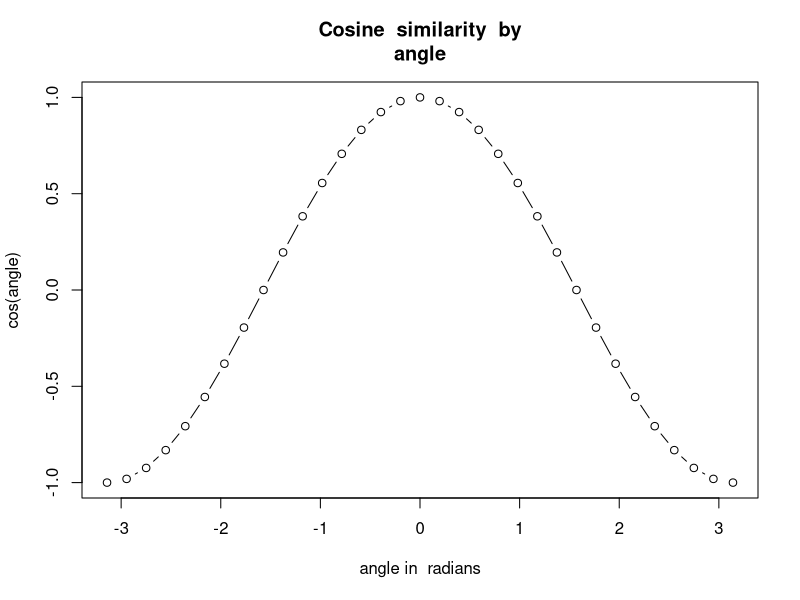

Reproduce this figure in R.
## ---- chunk 1
knitr::opts_chunk$set(echo = TRUE)
## ---- chunk 2
library(tm)
library(SnowballC)
library(slam)

## ---- chunk 3
doc1 <- "Stray cats are running all over the place. I see 10 a day!"
doc2 <- "Cats are killers. They kill billions of animals a year."
doc3 <- "The best food in Columbus, OH is   the North Market."
doc4 <- "Brand A is the best tasting cat food around. Your cat will love it."
doc5 <- "Buy Brand C cat food for your cat. Brand C makes healthy and happy cats."
doc6 <- "The Arnold Classic came to town this weekend. It reminds us to be healthy."
doc7 <- "I have nothing to say. In summary, I have told you nothing."
## ---- chunk 4
doc.list<- list(doc1,doc2,doc3,doc4,doc5,doc6,doc7)
N.docs<-length(doc.list)
names(doc.list)<- paste0("doc",c(1:N.docs))
query<- "Healthy cat food"
## ---- chunk 5
my.docs<- VectorSource(c(doc.list,query))
my.docs$Names<- c(names(doc.list),query)
my.corpus<-Corpus(my.docs)
## ---- chunk 6
getTransformations()
my.corpus<- tm_map(my.corpus,removePunctuation)
content(my.corpus[0])
my.corpus<-tm_map(my.corpus,stemDocument)
my.corpus<-tm_map(my.corpus, content_transformer(tolower))
my.corpus<-tm_map(my.corpus,stripWhitespace)
## ---- chunk 7
term.document.matrix.stm<- TermDocumentMatrix(my.corpus)
colnames(term.document.matrix.stm)<-c(names(doc.list),"query")
inspect (term.document.matrix.stm)

## ---- chunk 8
term.document.matrix<- as.matrix(term.document.matrix.stm)
cat("Dense matrix representation costs", object.size(term.document.matrix), "bytes.\n", 
    "Simple triplet matrix representation costs", object.size(term.document.matrix.stm), 
    "bytes.")

## ---- chunk 9
get.tf.idf.weights<-function(tf.vec){
  n.docs<- length(tf.vec)
  doc.frequency<-length(tf.vec[tf.vec>0])
  weights<- rep(0,n.docs)
  weights[tf.vec>0]<-(1+log2(tf.vec[tf.vec>0]))*(1+log2(n.docs/doc.frequency))
  return (weights)
}
## ---- chunk 10
get.tf.idf.weights(c(1, 2, 3, 0, 0, 6))

tfidf.matrix<- t(apply(term.document.matrix,1, FUN= function(row){get.tf.idf.weights(row)}))
colnames(tfidf.matrix)<- colnames(term.document.matrix)
## ---- chunk 11
angle<-seq(-pi,pi,by = pi/16)
plot(cos(angle)~angle,type="b",  xlab = "
angle in  radians", main ="Cosine  similarity  by
angle")
## ---- chunk 12
tfidf.matrix<- scale(tfidf.matrix,center = FALSE,
                     scale = sqrt(colSums(tfidf.matrix^2)))
tfidf.matrix[0:3,]

query_vector<- tfidf.matrix[,N.docs+1]
tfidf.matrix<- tfidf.matrix[,1:N.docs]
## ---- chunk 13
doc_scores<- t(query_vector) %*% tfidf.matrix

results.df<- data.frame(doc=names(doc.list),score= t(doc_scores),text=unlist(doc.list))
results.df<- results.df[order(results.df$score,decreasing = T),]

## ---- chunk 14
options(width = 200)
print(results.df,row.names=F,right=F,digits=2)
